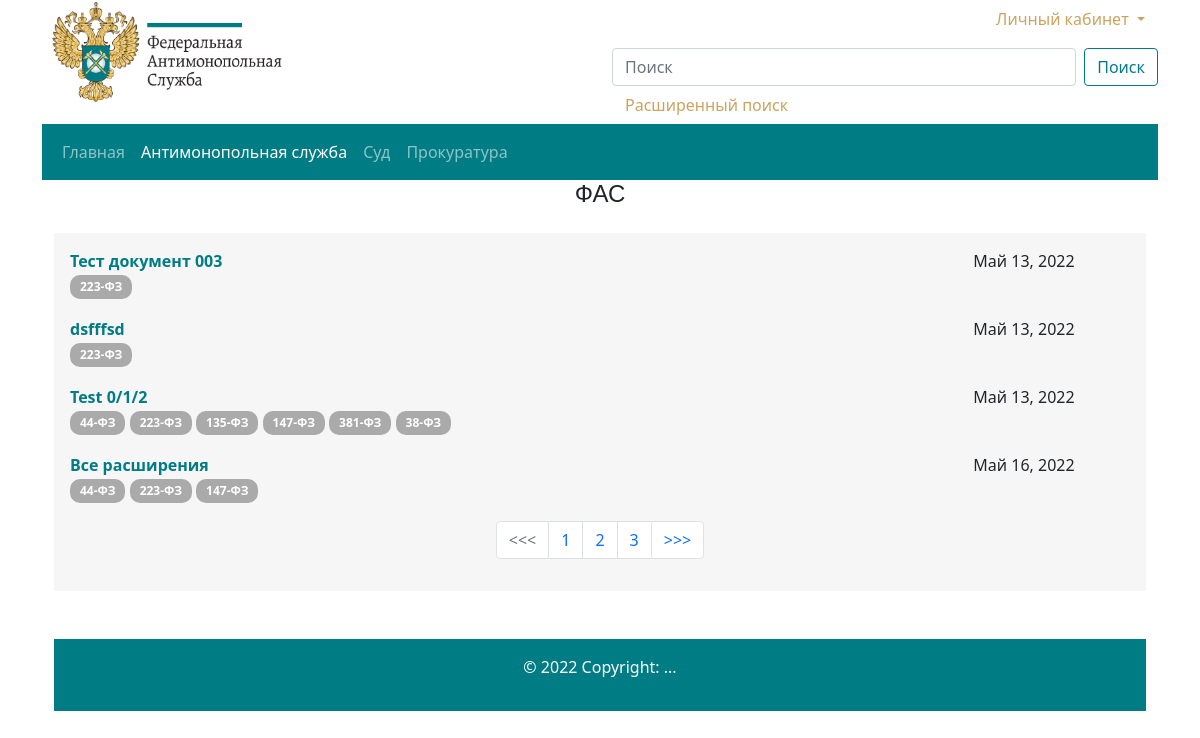
The app's page /category/fas/, older data.
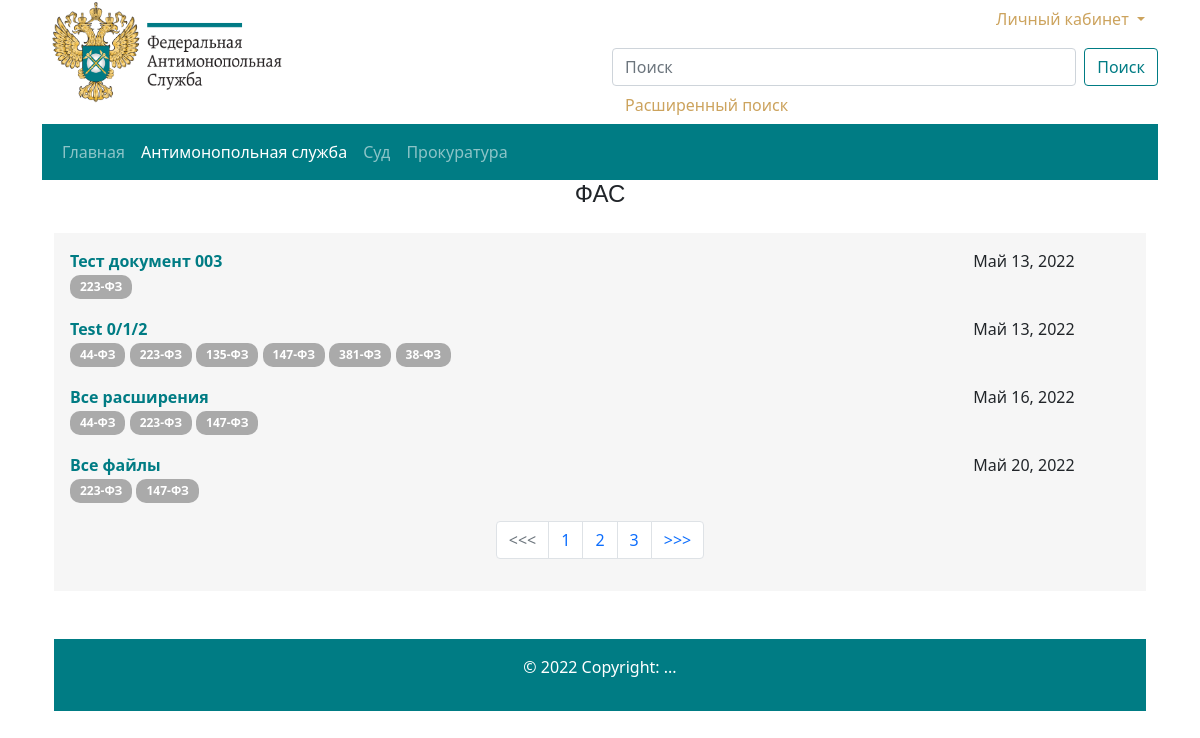
The same page, newer data.
### base/models.py (models this page shows, shortened)
class Category(models.Model):
    title = models.CharField(verbose_name="Категория", max_length=250)
    slug = models.SlugField("Ссылка", max_length=250, unique=True)
    class Meta:
        verbose_name = "Категория"
        verbose_name_plural = "Категории"
    def __str__(self):
        return self.title

class Document(models.Model):
    title = models.CharField(verbose_name="Заголовок", max_length=250)
    slug = models.SlugField("Ссылка", max_length=250, unique=True)
    user = models.ForeignKey(User,
                             verbose_name="Пользователь",
                             on_delete=models.CASCADE)
    category = models.ForeignKey(
        Category, verbose_name="Категория", related_name="categories",
        on_delete=models.CASCADE)
    law = models.ManyToManyField(
        Law, verbose_name="Закон",
        blank=True)
    text = models.TextField(verbose_name="Текст", blank=True, null=True)
    date_create = models.DateTimeField(
        auto_now_add=True, verbose_name="Дата создания")
    date_update = models.DateTimeField(
        auto_now=True, verbose_name="Дата обновления")
    class Meta:
        verbose_name = "Документ"
        verbose_name_plural = "Документы"

class Law(models.Model):
    title = models.CharField(verbose_name="Закон", max_length=250)
    shorttitle = models.CharField(
        verbose_name="Сокращенное название закона", max_length=50)
    slug = models.SlugField("Ссылка", max_length=250, unique=True)
    class Meta:
        verbose_name = "Закон"
        verbose_name_plural = "Законы"

### base/views.py (the view)
# urls.py: path('category/<str:slug>/', views.CategoryListView.as_view(), name='category'),
class CategoryListView(ListView):
    model = Document
    template_name = 'base/category_detail.html'
    context_object_name = 'documents'
    def get_context_data(self, **kwargs):
        context = super(CategoryListView, self).get_context_data(**kwargs)
        context['title'] = Category.objects.get(slug=self.kwargs['slug'])
        context['category'] = Category.objects.all()
        context['laws'] = Law.objects.all()
        return context
    def get_queryset(self):
        slug = Category.objects.get(slug=self.kwargs['slug'])
        if slug:
            return Document.objects.filter(category=slug)

### base/templates/base/category_detail.html (shortened to what this page needs)
{% extends 'base.html' %}
{% load static %}
{% block content %}
    <h4 style="text-align: center;">{{ title }}</h4>
    <div class="grey-card">
        {% for document in documents %}
            <div class="row" style="padding-bottom: 1rem;">
                <div class="col-sm-10">
                    <b style="font-size: 12pt;">
                        <a target="_blank" href="/document/{{document.slug}}/"> {{ document.title }}</a>
                    </b>
                </div>
                <div class="col-sm-2 text-right">
                    {{document.date_create.date}}
                </div>
                <div class="row">
                    <div class="col-sm-9">
                        {% for l in document.law.all %}
                        <a href="/laws/{{l.slug}}/" class="badge badge-disabled" style="margin: 2px 0; padding: 6px 10px;"> {{l.shorttitle}}</a>
                        {% endfor %}
                        <br>
                    </div>
                </div>
            </div>
        {% endfor %}
        <nav aria-label="Page navigation example">
            <ul class="pagination justify-content-center">
              <li class="page-item disabled">
                <a class="page-link" href="#" tabindex="-1" aria-disabled="true"><<< </a>
              </li>
              <li class="page-item"><a class="page-link" href="#">1</a></li>
              <li class="page-item"><a class="page-link" href="#">2</a></li>
              <li class="page-item"><a class="page-link" href="#">3</a></li>
              <li class="page-item">
                <a class="page-link" href="#">>>></a>
              </li>
            </ul>
          </nav>
    </div>
{% endblock content %}

### base/templates/include/header.html (shortened to what this page needs)
{% load static %}
<div class="container">
  <div class="row" >
    <div class="col-sm-6">
      <a class="navbar-brand" href="/admin">
        <img src="{% static '/logo.png' %}" alt="" width="250" height="110">
      </a>
    </div>
    <div class="col-sm-6">
      <ul class="nav position-relative">
        {% if request.user.is_authenticated %}
          <li class="nav-item dropdown position-absolute top-0 end-0">
            <a class="nav-link dropdown-toggle" href="#" id="navbarScrollingDropdown" role="button" data-bs-toggle="dropdown" aria-expanded="false" style="color: #cca35d;">
              {{ user.username }}
            </a>
            <ul class="dropdown-menu" aria-labelledby="navbarScrollingDropdown">
                {% comment %}
              <li><a class="dropdown-item" href=" {% url 'createcategory' %} ">Добавить категорию</a></li>
              <li><a class="dropdown-item" href="{% url 'createlaw' %} ">Добавить закон</a> </li>
              {% endcomment %}
                 <li><a class="dropdown-item" href="{% url 'createdocument' %} ">Добавить документ</a></li>
              <li><hr class="dropdown-divider"></li>
              <li>
                <form action="{% url 'logoutuser' %}" method="POST">
                  {% csrf_token %}
                  <li><button type="submit" class="btn btn-light">Выйти</button></li>
                </form>
              </li>
            </ul>
          </li>
        {% else %}
          <li class="nav-item dropdown position-absolute top-0 end-0">
            <a class="btn dropdown-toggle" href="#" role="button" id="dropdownMenuLink" data-bs-toggle="dropdown" aria-expanded="false" style="color: #cca35d;">
              Личный кабинет
            </a>
          </li>
        {% endif %}
      </ul>
    <div class="col-sm"> </div>
    <div class="col-sm"> </div>
    <div class="col-sm">
      <form class="d-flex" action="{% url 'search' %}" method="get">
        <input class="form-control me-2" name="q" type="search" placeholder="Поиск" aria-label="Поиск">
        <button class="btn btn-outline-success" type="submit">Поиск</button>
           </form>
      <a class="btn" href="#" role="button" aria-expanded="false" style="color: #cca35d;">
        Расширенный поиск
      </a>
    </div>
  </div>
</div>
<nav class="navbar navbar-expand-lg navbar-dark"  style="color:#805f26; background-color:#007c84;">
  <div class="container-md">
    <ul class="navbar-nav mr-auto mb-3 mb-lg-0 ">
        <li class="nav-item dropdown">
            <a class="{% if request.path == '/' %}active{% endif %} nav-link dropbtn" aria-current="page" href="/"> Главная </a>
          </li>
        {% for cat in category.all %}
        {% if cat.title == "ФАС" %}
      <li class="nav-item dropdown">
        <a class="{% if request.path == '/category/fas/' %}active{% endif %}  nav-link dropbtn" href="/category/{{cat.slug}}/" id="navbarDropdown" role="button" aria-expanded="false">
          Антимонопольная служба
        </a>
      </li>
      {% elif cat.title == "Суд" %}
      <li class="nav-item dropdown">
        <a class="{% if request.path == '/category/sud/' %}active{% endif %}  nav-link dropbtn " id="navbarDropdown" aria-current="page" href="/category/{{cat.slug}}/"> {{cat.title}}</a>
      </li>
      {% elif cat.title == "Прокуратура" %}
      <li class="nav-item dropdown">
        <a class="{% if request.path == '/category/prokuratura/' %}active{% endif %} nav-link dropbtn" aria-current="page" href="/category/{{cat.slug}}/"> {{cat.title}}</a>
      </li>
      {% else %}
      <li class="nav-item">
        <a class="nav-link2 nav-link disabled" href="#" tabindex="-1" aria-disabled="true">Что-то еще</a>
      </li>
    </ul>
    {% endif %}
    {% endfor %}
  </div>
</nav>

Row changes from the older to the newer data that the page shows:
removed Document: title "dsfffsd", date_create "Май 13, 2022", Law (shorttitle "223-ФЗ")
added Document: title "Все файлы", date_create "Май 20, 2022", Law (shorttitle "223-ФЗ"), Law (shorttitle "147-ФЗ")
